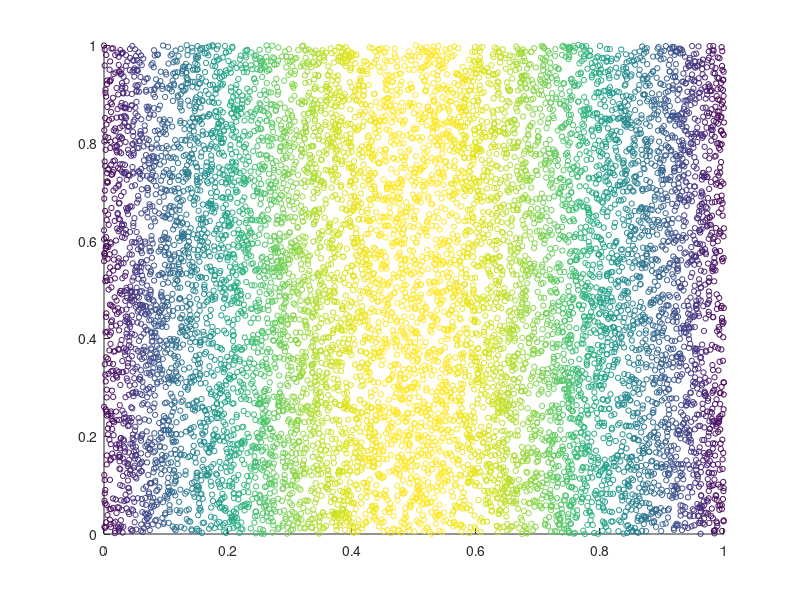

The MATLAB source for this figure: (Note: this script raises an error after producing the figure.)
%
% Copyright (c) 2004-2014 Jean-Luc Thiffeault <jeanluc@mailaps.org>
%
% See the file LICENSE for copying permission.
%

alpha = .234;

% Initial distribution.
nens = 10000;
x0 = rand(nens,2);

x = x0;
th = zeros(nens,1);
sz = 15;

th = sin(pi*x0(:,1));
%th = sin(pi*x0(:,1)).*sin(pi*x0(:,2));

figure(1)
scatter(x(:,1),x(:,2),sz,th)

nit = 5;
for n = 1:nit
   [x(:,1) x(:,2)] = baker(x(:,1),x(:,2),alpha);
end

figure(2)
%imagesc(x,y,th);
scatter(x(:,1),x(:,2),sz,th)
